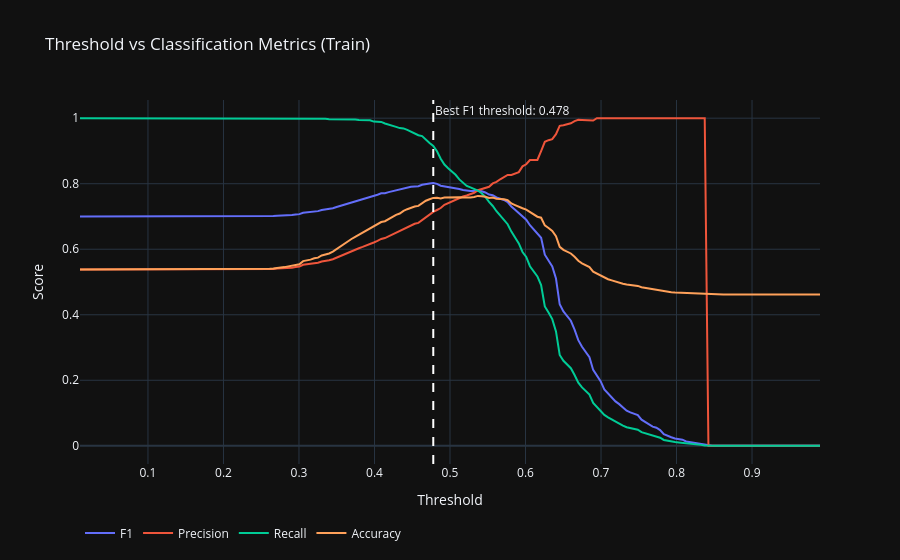

This figure's notebook cell:
### Code cell
import plotly.graph_objects as go
from sklearn.metrics import roc_curve, f1_score, precision_score, recall_score

thresholds = np.linspace(0.01, 0.99, 200)

metrics = {
    "f1": [], "precision": [], "recall": [], "accuracy": []
}

for t in thresholds:
    hgbc_preds = (hgbr_train_proba >= t).astype(int)
    metrics["f1"].append(f1_score(y_train, hgbc_preds, zero_division=0))
    metrics["precision"].append(precision_score(y_train, hgbc_preds, zero_division=0))
    metrics["recall"].append(recall_score(y_train, hgbc_preds, zero_division=0))
    metrics["accuracy"].append(accuracy_score(y_train, hgbc_preds))

best_idx = np.argmax(metrics["f1"])
hgbc_best_thresh = thresholds[best_idx]

fig = go.Figure()

fig.add_trace(go.Scatter(x=thresholds, y=metrics["f1"],
    name="F1", line=dict(color="#636EFA", width=2)))
fig.add_trace(go.Scatter(x=thresholds, y=metrics["precision"],
    name="Precision", line=dict(color="#EF553B", width=2)))
fig.add_trace(go.Scatter(x=thresholds, y=metrics["recall"],
    name="Recall", line=dict(color="#00CC96", width=2)))
fig.add_trace(go.Scatter(x=thresholds, y=metrics["accuracy"],
    name="Accuracy", line=dict(color="#FFA15A", width=2)))

fig.add_vline(
    x=hgbc_best_thresh,
    line_dash="dash",
    line_color="white",
    annotation_text=f"Best F1 threshold: {hgbc_best_thresh:.3f}",
    annotation_position="top right"
)

fig.update_layout(
    title="Threshold vs Classification Metrics (Train)",
    xaxis_title="Threshold",
    yaxis_title="Score",
    legend=dict(orientation="h", y=-0.15),
    template="plotly_dark",
    hovermode="x unified"
)

fig.show()
print(f"\nBest F1 threshold: {hgbc_best_thresh:.4f}")
print(f"At this threshold — F1: {metrics['f1'][best_idx]:.4f} | "
      f"Precision: {metrics['precision'][best_idx]:.4f} | "
      f"Recall: {metrics['recall'][best_idx]:.4f}")

### Figure 1 — Plotly figure (JSON) as saved in the notebook; plotly's stock layout.template omitted (floating-point values rounded to 4 significant figures; data arrays with more than 128 entries replaced by an {"elided": "..."} marker saying what was removed)
{"data": [{"line": {"color": "#636EFA", "width": 2}, "name": "F1", "type": "scatter", "x": {"elided": "200 float values"}, "y": {"elided": "200 float values"}}, {"line": {"color": "#EF553B", "width": 2}, "name": "Precision", "type": "scatter", "x": {"elided": "200 float values"}, "y": {"elided": "200 float values"}}, {"line": {"color": "#00CC96", "width": 2}, "name": "Recall", "type": "scatter", "x": {"elided": "200 float values"}, "y": {"elided": "200 float values"}}, {"line": {"color": "#FFA15A", "width": 2}, "name": "Accuracy", "type": "scatter", "x": {"elided": "200 float values"}, "y": {"elided": "200 float values"}}], "layout": {"annotations": [{"showarrow": false, "text": "Best F1 threshold: 0.478", "x": 0.4778, "xanchor": "left", "xref": "x", "y": 1, "yanchor": "top", "yref": "y domain"}], "hovermode": "x unified", "legend": {"orientation": "h", "y": -0.15}, "shapes": [{"line": {"color": "white", "dash": "dash"}, "type": "line", "x0": 0.4778, "x1": 0.4778, "xref": "x", "y0": 0, "y1": 1, "yref": "y domain"}], "title": {"text": "Threshold vs Classification Metrics (Train)"}, "xaxis": {"title": {"text": "Threshold"}}, "yaxis": {"title": {"text": "Score"}}}}
